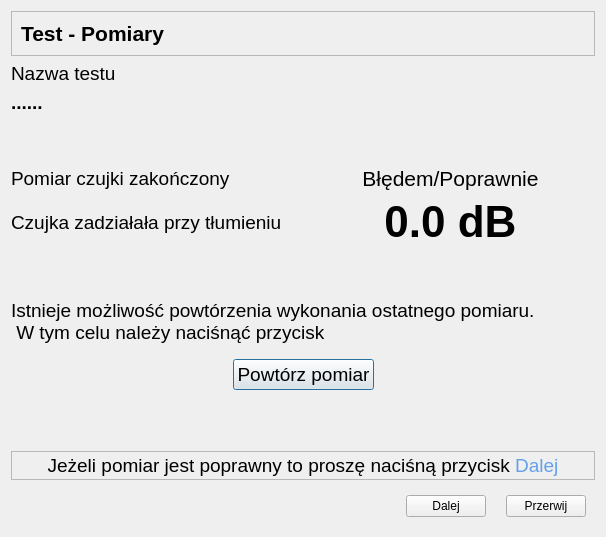
<?xml version="1.0" encoding="UTF-8"?>
<ui version="4.0">
 <class>OknoWynikBadaniaTlumienia</class>
 <widget class="QDialog" name="OknoWynikBadaniaTlumienia">
  <property name="geometry">
   <rect>
    <x>0</x>
    <y>0</y>
    <width>606</width>
    <height>537</height>
   </rect>
  </property>
  <property name="windowTitle">
   <string>Parametry Testu - potwierdzenie wykonanych czynności</string>
  </property>
  <layout class="QGridLayout" name="gridLayout">
   <item row="8" column="0" colspan="2">
    <widget class="QLabel" name="info">
     <property name="font">
      <font>
       <pointsize>14</pointsize>
      </font>
     </property>
     <property name="text">
      <string>Istnieje możliwość powtórzenia wykonania ostatnego pomiaru.
 W tym celu należy naciśnąć przycisk</string>
     </property>
    </widget>
   </item>
   <item row="6" column="0">
    <widget class="QLabel" name="etlumienie">
     <property name="font">
      <font>
       <pointsize>14</pointsize>
      </font>
     </property>
     <property name="text">
      <string>Czujka zadziałała przy tłumieniu</string>
     </property>
    </widget>
   </item>
   <item row="6" column="1">
    <widget class="QLabel" name="tlumienie">
     <property name="font">
      <font>
       <pointsize>33</pointsize>
       <bold>true</bold>
      </font>
     </property>
     <property name="text">
      <string>0.0 dB</string>
     </property>
     <property name="alignment">
      <set>Qt::AlignCenter</set>
     </property>
    </widget>
   </item>
   <item row="2" column="0">
    <widget class="QLabel" name="label">
     <property name="font">
      <font>
       <pointsize>14</pointsize>
      </font>
     </property>
     <property name="text">
      <string>Nazwa testu</string>
     </property>
     <property name="alignment">
      <set>Qt::AlignLeading|Qt::AlignLeft|Qt::AlignVCenter</set>
     </property>
    </widget>
   </item>
   <item row="3" column="0" colspan="2">
    <widget class="QLabel" name="testName">
     <property name="font">
      <font>
       <pointsize>14</pointsize>
       <bold>true</bold>
      </font>
     </property>
     <property name="text">
      <string>......</string>
     </property>
    </widget>
   </item>
   <item row="9" column="0" colspan="2">
    <widget class="QWidget" name="widget" native="true">
     <layout class="QHBoxLayout" name="horizontalLayout_2">
      <item>
       <spacer name="horizontalSpacer">
        <property name="orientation">
         <enum>Qt::Horizontal</enum>
        </property>
        <property name="sizeHint" stdset="0">
         <size>
          <width>40</width>
          <height>20</height>
         </size>
        </property>
       </spacer>
      </item>
      <item>
       <widget class="QPushButton" name="pbRepeat">
        <property name="font">
         <font>
          <pointsize>14</pointsize>
         </font>
        </property>
        <property name="text">
         <string>Powtórz pomiar</string>
        </property>
       </widget>
      </item>
      <item>
       <spacer name="horizontalSpacer_2">
        <property name="orientation">
         <enum>Qt::Horizontal</enum>
        </property>
        <property name="sizeHint" stdset="0">
         <size>
          <width>40</width>
          <height>20</height>
         </size>
        </property>
       </spacer>
      </item>
     </layout>
    </widget>
   </item>
   <item row="5" column="0">
    <widget class="QLabel" name="eBadanie">
     <property name="font">
      <font>
       <pointsize>14</pointsize>
      </font>
     </property>
     <property name="text">
      <string>Pomiar czujki zakończony</string>
     </property>
     <property name="wordWrap">
      <bool>true</bool>
     </property>
    </widget>
   </item>
   <item row="4" column="0">
    <spacer name="verticalSpacer">
     <property name="orientation">
      <enum>Qt::Vertical</enum>
     </property>
     <property name="sizeHint" stdset="0">
      <size>
       <width>20</width>
       <height>40</height>
      </size>
     </property>
    </spacer>
   </item>
   <item row="5" column="1">
    <widget class="QLabel" name="result">
     <property name="font">
      <font>
       <pointsize>16</pointsize>
      </font>
     </property>
     <property name="text">
      <string>Błędem/Poprawnie</string>
     </property>
     <property name="alignment">
      <set>Qt::AlignCenter</set>
     </property>
    </widget>
   </item>
   <item row="7" column="0" colspan="2">
    <spacer name="verticalSpacer_2">
     <property name="orientation">
      <enum>Qt::Vertical</enum>
     </property>
     <property name="sizeHint" stdset="0">
      <size>
       <width>20</width>
       <height>40</height>
      </size>
     </property>
    </spacer>
   </item>
   <item row="11" column="0" colspan="2">
    <widget class="QFrame" name="frame_3">
     <property name="frameShape">
      <enum>QFrame::StyledPanel</enum>
     </property>
     <property name="frameShadow">
      <enum>QFrame::Raised</enum>
     </property>
     <layout class="QHBoxLayout" name="horizontalLayout_31">
      <property name="spacing">
       <number>0</number>
      </property>
      <property name="leftMargin">
       <number>2</number>
      </property>
      <property name="topMargin">
       <number>2</number>
      </property>
      <property name="rightMargin">
       <number>2</number>
      </property>
      <property name="bottomMargin">
       <number>2</number>
      </property>
      <item>
       <widget class="QLabel" name="info2">
        <property name="font">
         <font>
          <pointsize>14</pointsize>
         </font>
        </property>
        <property name="frameShadow">
         <enum>QFrame::Sunken</enum>
        </property>
        <property name="text">
         <string>&lt;html&gt;&lt;head/&gt;&lt;body&gt;&lt;p&gt;Jeżeli pomiar jest poprawny to proszę naciśną przycisk &lt;span style=&quot; color:#62a0ea;&quot;&gt;Dalej&lt;/span&gt;&lt;/p&gt;&lt;/body&gt;&lt;/html&gt;</string>
        </property>
        <property name="alignment">
         <set>Qt::AlignCenter</set>
        </property>
       </widget>
      </item>
     </layout>
    </widget>
   </item>
   <item row="10" column="0" colspan="2">
    <spacer name="verticalSpacer_3">
     <property name="orientation">
      <enum>Qt::Vertical</enum>
     </property>
     <property name="sizeHint" stdset="0">
      <size>
       <width>20</width>
       <height>40</height>
      </size>
     </property>
    </spacer>
   </item>
   <item row="1" column="0" colspan="2">
    <widget class="QFrame" name="frame">
     <property name="frameShape">
      <enum>QFrame::StyledPanel</enum>
     </property>
     <property name="frameShadow">
      <enum>QFrame::Raised</enum>
     </property>
     <layout class="QHBoxLayout" name="horizontalLayout">
      <item>
       <widget class="QLabel" name="label_2">
        <property name="font">
         <font>
          <pointsize>16</pointsize>
          <bold>true</bold>
         </font>
        </property>
        <property name="text">
         <string>Test - Pomiary</string>
        </property>
       </widget>
      </item>
     </layout>
    </widget>
   </item>
   <item row="12" column="0" colspan="2">
    <widget class="QWidget" name="widget_btn" native="true">
     <layout class="QHBoxLayout" name="horizontalLayout_3">
      <property name="spacing">
       <number>20</number>
      </property>
      <item>
       <spacer name="horizontalSpacer2">
        <property name="orientation">
         <enum>Qt::Horizontal</enum>
        </property>
        <property name="sizeHint" stdset="0">
         <size>
          <width>349</width>
          <height>20</height>
         </size>
        </property>
       </spacer>
      </item>
      <item>
       <widget class="QPushButton" name="pbDalej">
        <property name="text">
         <string>Dalej</string>
        </property>
        <property name="icon">
         <iconset theme="media-playback-start">
          <normaloff>.</normaloff>.</iconset>
        </property>
       </widget>
      </item>
      <item>
       <widget class="QPushButton" name="pbPrzerwij">
        <property name="text">
         <string>Przerwij</string>
        </property>
        <property name="icon">
         <iconset theme="media-playback-stop">
          <normaloff>.</normaloff>.</iconset>
        </property>
       </widget>
      </item>
     </layout>
    </widget>
   </item>
  </layout>
 </widget>
 <resources/>
 <connections/>
</ui>
